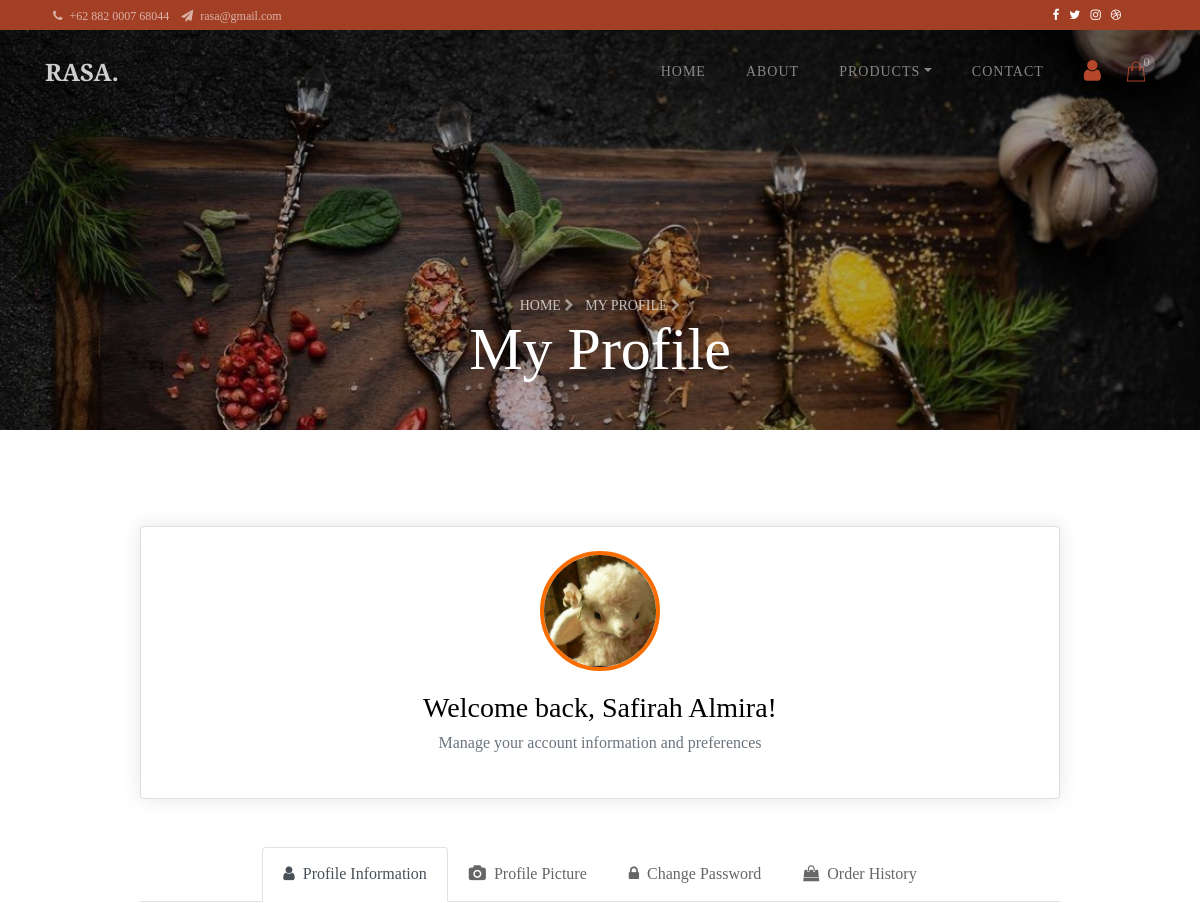
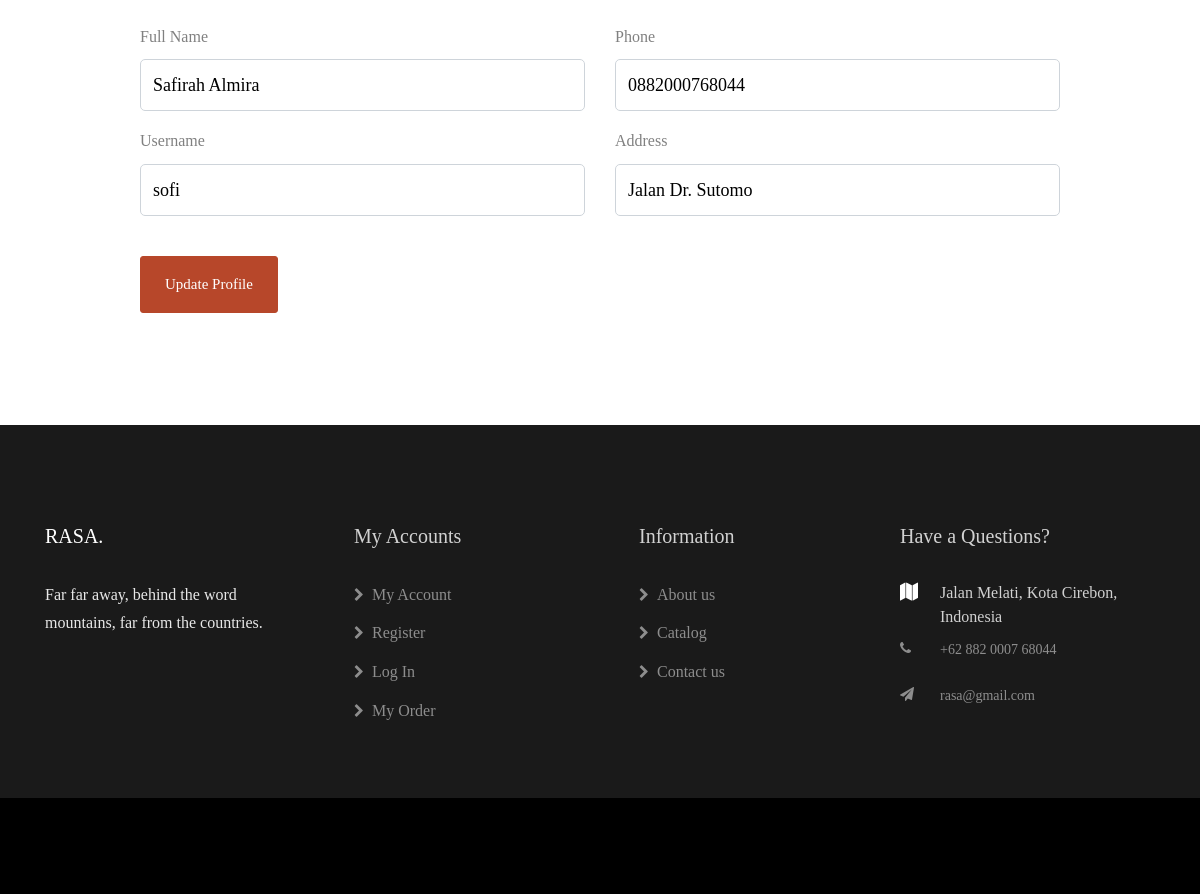
The page /account.php (signed in) on the database its author committed (2 pictures, top to bottom).
### tables this page shows
CREATE TABLE `users` (
  `id` int NOT NULL,
  `fullname` varchar(255) NOT NULL,
  `username` varchar(255) NOT NULL,
  `phone` varchar(255) NOT NULL,
  `email` varchar(255) NOT NULL,
  `address` varchar(255) NOT NULL,
  `password` varchar(255) NOT NULL,
  `role` enum('user','admin') NOT NULL,
  `profile_picture` varchar(255) DEFAULT NULL
);

### account.php (the view, shortened to what this page needs)
<?php
include "config.php";
$user_data = null;
$user_id = $_SESSION["user_id"];
$result = mysqli_query($db, "SELECT fullname, username, phone, address, profile_picture FROM users WHERE id = '$user_id'");
if ($result) {
    $user_data = mysqli_fetch_assoc($result);
}
?>
<!DOCTYPE html>
<html lang="en">
<head>
	<link rel="stylesheet" href="https://stackpath.bootstrapcdn.com/font-awesome/4.7.0/css/font-awesome.min.css">
	<link rel="stylesheet" href="css/animate.css">
	<link rel="stylesheet" href="css/owl.carousel.min.css">
	<link rel="stylesheet" href="css/owl.theme.default.min.css">
	<link rel="stylesheet" href="css/magnific-popup.css">
	<link rel="stylesheet"
		href="https://cdnjs.cloudflare.com/ajax/libs/bootstrap-select/1.13.1/css/bootstrap-select.min.css">
	<link rel="stylesheet" href="css/flaticon.css">
	<link rel="stylesheet" href="css/style.css">
	<link rel="stylesheet" href="css/account.css">
	<link rel="stylesheet" href="https://cdn.jsdelivr.net/npm/sweetalert2@11/dist/sweetalert2.min.css">
</head>
<body>
	<?php include "layout/header.php" ?>
	<section class="hero-wrap hero-wrap-2" style="background-image: url('images/bg2.jpg');"
		data-stellar-background-ratio="0.5">
		<div class="overlay"></div>
		<div class="container">
			<div class="row no-gutters slider-text align-items-end justify-content-center">
				<div class="col-md-9 ftco-animate mb-5 text-center">
					<p class="breadcrumbs mb-0"><span class="mr-2"><a href="index.php">Home <i
									class="fa fa-chevron-right"></i></a></span> <span>My Profile <i
								class="fa fa-chevron-right"></i></span></p>
					<h2 class="mb-0 bread">My Profile</h2>
				</div>
			</div>
		</div>
	</section>
	<section class="ftco-section">
		<div class="container">
			<div class="row justify-content-center">
				<div class="col-xl-10 ftco-animate">
					<div class="row mb-5">
						<div class="col-md-12">
							<div class="card">
								<div class="card-body text-center py-4">
									<div class="profile-picture-container mb-3">
										<?php if (!empty($user_data['profile_picture']) && file_exists($user_data['profile_picture'])): ?>
											<img src="<?php echo htmlspecialchars($user_data['profile_picture']); ?>"
												alt="Profile Picture" class="profile-picture-large">
										<?php else: ?>
											<div class="profile-picture-placeholder">
												<i class="fa fa-user fa-3x"></i>
											</div>
										<?php endif; ?>
									</div>
									<h3 class="mb-0">Welcome back,
										<?php echo htmlspecialchars($user_data['fullname'] ?? 'User'); ?>!
									</h3>
									<p class="text-muted">Manage your account information and preferences</p>
								</div>
							</div>
						</div>
					</div>
					<div class="row">
						<div class="col-md-12">
							<ul class="nav nav-tabs mb-4 justify-content-center" id="accountTabs" role="tablist">
								<li class="nav-item" role="presentation">
									<a class="nav-link active" id="profile-tab" data-toggle="tab" href="#profile"
										role="tab">
										<i class="fa fa-user mr-2"></i>Profile Information
									</a>
								</li>
								<li class="nav-item" role="presentation">
									<a class="nav-link" id="picture-tab" data-toggle="tab" href="#picture" role="tab">
										<i class="fa fa-camera mr-2"></i>Profile Picture
									</a>
								</li>
								<li class="nav-item" role="presentation">
									<a class="nav-link" id="password-tab" data-toggle="tab" href="#password" role="tab">
										<i class="fa fa-lock mr-2"></i>Change Password
									</a>
								</li>
								<li class="nav-item" role="presentation">
									<a class="nav-link" id="orders-tab" data-toggle="tab" href="#orders" role="tab">
										<i class="fa fa-shopping-bag mr-2"></i>Order History
									</a>
								</li>
							</ul>
							<div class="tab-content" id="accountTabsContent">
								<div class="tab-pane fade show active" id="profile" role="tabpanel">
									<form action="account.php" method="POST">
										<div class="row">
											<div class="col-md-6">
												<div class="form-group">
													<label for="fullname">Full Name</label>
													<input type="text" class="form-control" name="fullname"
														id="fullname"
														value="<?php echo htmlspecialchars($user_data['fullname'] ?? ''); ?>"
														required>
												</div>
											</div>
											<div class="col-md-6">
												<div class="form-group">
													<label for="phone">Phone</label>
													<input type="text" class="form-control" name="phone" id="phone"
														value="<?php echo htmlspecialchars($user_data['phone'] ?? ''); ?>"
														required>
												</div>
											</div>
											<div class="col-md-6">
												<div class="form-group">
													<label for="username">Username</label>
													<input type="text" class="form-control" name="username"
														id="username"
														value="<?php echo htmlspecialchars($user_data['username'] ?? ''); ?>"
														required>
												</div>
											</div>
											<div class="col-md-6">
												<div class="form-group">
													<label for="address">Address</label>
													<input type="text" class="form-control" name="address" id="address"
														value="<?php echo htmlspecialchars($user_data['address'] ?? ''); ?>"
														required>
												</div>
											</div>
											<div class="col-md-12">
												<div class="form-group mt-4">
													<button type="submit" class="btn btn-primary py-3 px-4"
														name="update-profile">Update Profile</button>
												</div>
											</div>
										</div>
									</form>
								</div>
							</div>
						</div>
					</div>
				</div>
			</div>
		</div>
	</section>
	<?php include "layout/footer.php" ?>
</body>
</html>

### css/account.css (style rules this page uses)
.profile-picture-large { width: 120px; height: 120px; border-radius: 50%; object-fit: cover; border: 4px solid #f96d00; }
.nav-tabs .nav-link { color: #666; border: none; border-bottom: 2px solid transparent; padding: 12px 20px; }
.nav-tabs .nav-link.active { background: none; border-bottom-color: #f96d00; color: #f96d00; }
.card { box-shadow: 0 0 20px rgba(0, 0, 0, 0.1); border: none; border-radius: 8px; }
.profile-picture-container { display: flex; justify-content: center; }

### rows shown on the page
users: profile_picture (picture), fullname "Safirah Almira", phone "0882000768044", username "sofi", address "Jalan Dr. Sutomo"

### other values the page prints
$cart_count "0"
